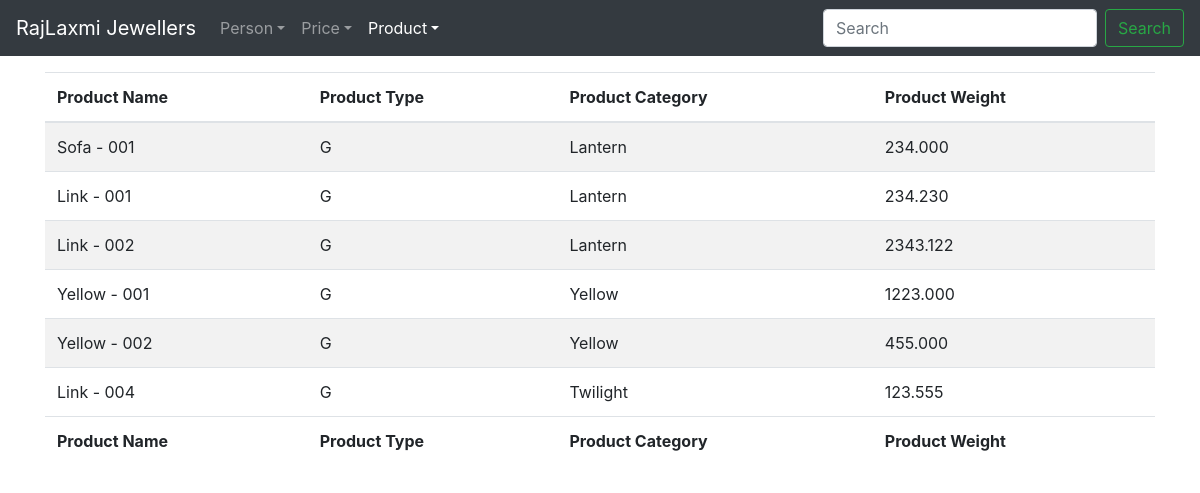
The app's page /product/list/, older data.
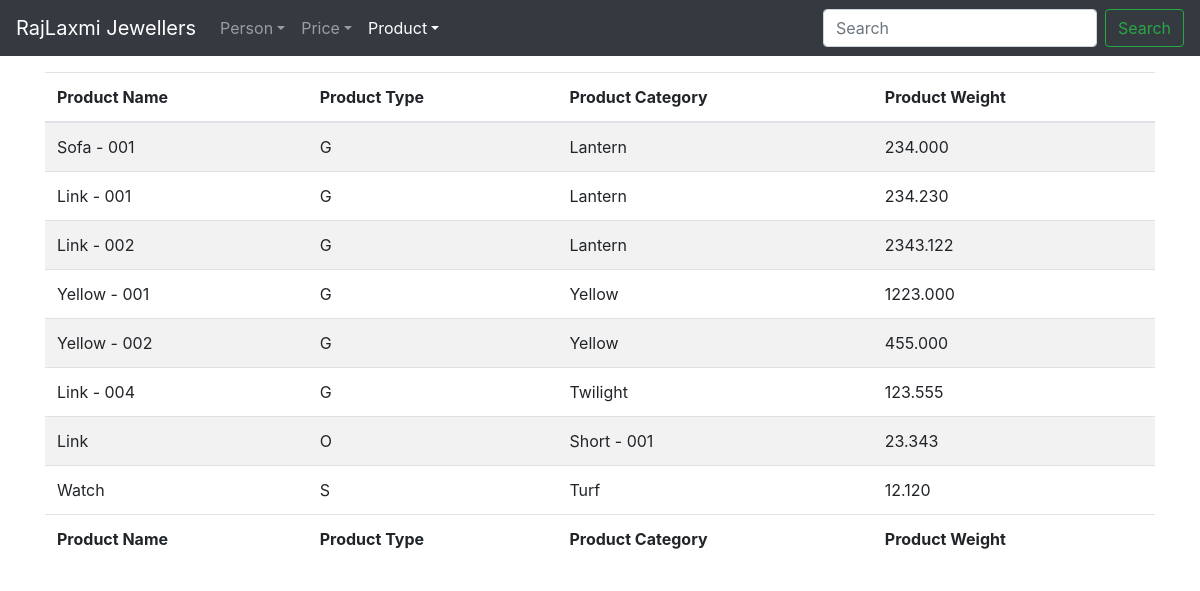
The same page, newer data.
### product/models.py (models this page shows, shortened)
class Product(models.Model):
	p_type = [("G", "Gold"), ("S", "Silver"), ("O", "Other")]
	p_name = RegexValidator(regex="^([A-Za-z0-9\-\ ]+)$",
							message="Only Letters, Numbers and Hyphen(-) Allowed")
	product_name = models.CharField(max_length=50, unique=True,
									validators=[p_name,
									MinLengthValidator(limit_value=3),
									MaxLengthValidator(limit_value=50), ])
	product_type = models.CharField(max_length=1, choices=p_type)
	product_category = models.ForeignKey(ProductCategory,
										 on_delete=models.PROTECT)
	product_weight = models.DecimalField(max_digits=21, decimal_places=3)
	date_added = models.DateTimeField(auto_now_add=True)

class ProductCategory(models.Model):
	p_category = RegexValidator(regex="^([A-Za-z0-9\-\ ]+)$",
								message="Only Letters, Numbers and Hyphen(-) Allowed")
	product_category = models.CharField(max_length=50, unique=True,
										validators=[p_category,
													MinLengthValidator(limit_value=3),
													MaxLengthValidator(limit_value=50), ])
	date_added = models.DateTimeField(auto_now_add=True)
	def __str__(self):
		return f"{self.product_category}"

### product/views.py (the view)
# urls.py: path("list/", ListProductView.as_view(), name="product-list"),
class ListProductView(ListView):
	model = Product

### product/templates/product/product_list.html (shortened to what this page needs)
{% extends "base.html" %}
{% block content %}
<table id="price_table" class="table table-hover table-striped" style="width:100%">
	<thead>
		<tr>
			<th>Product Name</th>
			<th>Product Type</th>
			<th>Product Category</th>
			<th>Product Weight</th>
		</tr>
	</thead>
	<tbody>
		{% for product in object_list %}
			<tr>
				<td>{{ product.product_name }}</td>
				<td>{{ product.product_type }}</td>
				<td>{{ product.product_category }}</td>
				<td>{{ product.product_weight }}</td>
			</tr>
		{% endfor %}
	</tbody>
	<tfoot>
		<tr>
			<th>Product Name</th>
			<th>Product Type</th>
			<th>Product Category</th>
			<th>Product Weight</th>
		</tr>
	</tfoot>
</table>
{% endblock content %}

### templates/base.html (shortened to what this page needs)
{% load static %}
{% with path=request.path %}
{% url 'person-create' as person_create %}
{% url 'person-update' object.id as person_update %}
{% url 'person-list' as person_list %}
{% url 'person-detail' object.id as person_detail %}
{% url 'person-delete' object.id as person_delete %}
{% url 'price-create' as price_create %}
{% url 'price-update' object.id as price_update %}
{% url 'price-list' as price_list %}
{% url 'price-detail' object.id as price_detail %}
{% url 'price-delete' object.id as price_delete %}
{% url 'product-create' as product_create %}
{% url 'product-update' object.id as product_update %}
{% url 'product-list' as product_list %}
{% url 'product-detail' object.id as product_detail %}
{% url 'product-delete' object.id as product_delete %}
{% url 'product-category-create' as product_category_create %}
{% url 'product-category-list' as product_category_list %}
{% url 'product-category-update' object.id as product_category_update %}
{% url 'product-category-detail' object.id as product_category_detail %}
{% url 'product-category-delete' object.id as product_category_delete %}
<!DOCTYPE html>
<html lang="en">
<head>
	<link rel="stylesheet" href="{% static 'css/bootstrap-4.4.1.min.css' %}">
	<link rel="stylesheet" type="text/css" href="{% static 'css/dataTables.bootstrap4.min.css' %}">
</head>
<body style="padding-top: 4.5rem;">
	<nav class="navbar navbar-expand-md navbar-dark fixed-top bg-dark">
		<a class="navbar-brand" href="{% url 'person-create' %}">RajLaxmi Jewellers</a>
		<div class="collapse navbar-collapse" id="navbarCollapse">
			<ul class="navbar-nav mr-auto">
				{% if path == person_create or path == person_update or path == person_list or path == person_detail or path == person_delete %}
					<li class="nav-item active dropdown">
				{% else %}
					<li class="nav-item dropdown">
				{% endif %}
				    <a class="nav-link dropdown-toggle" href="#" data-toggle="dropdown" aria-haspopup="true" aria-expanded="false">Person</a>
				</li>
				{% if path == price_create or path == price_update or path == price_list or path == price_detail or path == price_delete %}
					<li class="nav-item active dropdown">
				{% else %}
					<li class="nav-item dropdown">
				{% endif %}
				    <a class="nav-link dropdown-toggle" href="#" data-toggle="dropdown" aria-haspopup="true" aria-expanded="false">Price</a>
				</li>
				{% if path == product_create or path == product_update or path == product_list or path == product_detail or path == product_delete %}
					<li class="nav-item active dropdown">
				{% else %}
					<li class="nav-item dropdown">
				{% endif %}
				    <a class="nav-link dropdown-toggle" href="#" data-toggle="dropdown" aria-haspopup="true" aria-expanded="false">Product</a>
				</li>
			</ul>
			<form class="form-inline mt-2 mt-md-0">
				<input class="form-control mr-sm-2" type="text" placeholder="Search" aria-label="Search">
				<button class="btn btn-outline-success my-2 my-sm-0" type="submit">Search</button>
			</form>
		</div>
	</nav>
	<main role="main" class="container">
		{% block content %}
		{% endblock content %}
	</main>
    {% endwith %}
</body>
</html>

Row changes from the older to the newer data that the page shows:
added Product: product_name "Link", product_type "O", product_category "Short - 001", product_weight "23.343"
added Product: product_name "Watch", product_type "S", product_category "Turf", product_weight "12.120"
